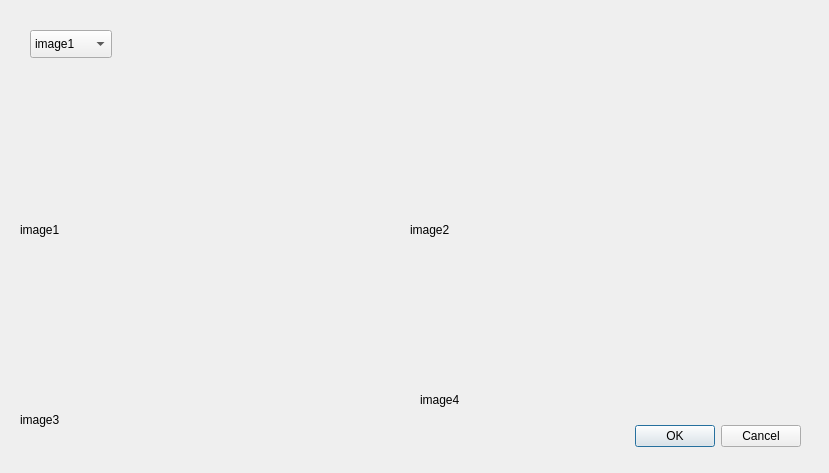
<?xml version="1.0" encoding="UTF-8"?>
<ui version="4.0">
 <class>Dialog2</class>
 <widget class="QDialog" name="Dialog2">
  <property name="geometry">
   <rect>
    <x>0</x>
    <y>0</y>
    <width>829</width>
    <height>473</height>
   </rect>
  </property>
  <property name="windowTitle">
   <string>Dialog</string>
  </property>
  <widget class="QDialogButtonBox" name="buttonBox">
   <property name="geometry">
    <rect>
     <x>460</x>
     <y>420</y>
     <width>341</width>
     <height>32</height>
    </rect>
   </property>
   <property name="orientation">
    <enum>Qt::Horizontal</enum>
   </property>
   <property name="standardButtons">
    <set>QDialogButtonBox::Cancel|QDialogButtonBox::Ok</set>
   </property>
  </widget>
  <widget class="QComboBox" name="comboBox">
   <property name="geometry">
    <rect>
     <x>30</x>
     <y>30</y>
     <width>82</width>
     <height>28</height>
    </rect>
   </property>
   <item>
    <property name="text">
     <string>image1</string>
    </property>
   </item>
   <item>
    <property name="text">
     <string>image2</string>
    </property>
   </item>
   <item>
    <property name="text">
     <string>image3</string>
    </property>
   </item>
   <item>
    <property name="text">
     <string>image4</string>
    </property>
   </item>
  </widget>
  <widget class="QLabel" name="label">
   <property name="geometry">
    <rect>
     <x>21</x>
     <y>71</y>
     <width>391</width>
     <height>141</height>
    </rect>
   </property>
   <property name="text">
    <string/>
   </property>
  </widget>
  <widget class="QLabel" name="label_2">
   <property name="geometry">
    <rect>
     <x>419</x>
     <y>71</y>
     <width>391</width>
     <height>141</height>
    </rect>
   </property>
   <property name="text">
    <string/>
   </property>
  </widget>
  <widget class="QLabel" name="label_4">
   <property name="geometry">
    <rect>
     <x>419</x>
     <y>244</y>
     <width>391</width>
     <height>141</height>
    </rect>
   </property>
   <property name="text">
    <string/>
   </property>
  </widget>
  <widget class="QLabel" name="label_3">
   <property name="geometry">
    <rect>
     <x>21</x>
     <y>244</y>
     <width>391</width>
     <height>141</height>
    </rect>
   </property>
   <property name="text">
    <string/>
   </property>
  </widget>
  <widget class="QLabel" name="label_8">
   <property name="geometry">
    <rect>
     <x>420</x>
     <y>390</y>
     <width>50</width>
     <height>20</height>
    </rect>
   </property>
   <property name="text">
    <string>image4</string>
   </property>
  </widget>
  <widget class="QLabel" name="label_6">
   <property name="geometry">
    <rect>
     <x>410</x>
     <y>220</y>
     <width>50</width>
     <height>20</height>
    </rect>
   </property>
   <property name="text">
    <string>image2</string>
   </property>
  </widget>
  <widget class="QLabel" name="label_5">
   <property name="geometry">
    <rect>
     <x>20</x>
     <y>220</y>
     <width>50</width>
     <height>20</height>
    </rect>
   </property>
   <property name="text">
    <string>image1</string>
   </property>
  </widget>
  <widget class="QLabel" name="label_7">
   <property name="geometry">
    <rect>
     <x>20</x>
     <y>410</y>
     <width>50</width>
     <height>20</height>
    </rect>
   </property>
   <property name="text">
    <string>image3</string>
   </property>
  </widget>
 </widget>
 <resources/>
 <connections>
  <connection>
   <sender>buttonBox</sender>
   <signal>accepted()</signal>
   <receiver>Dialog2</receiver>
   <slot>accept()</slot>
   <hints>
    <hint type="sourcelabel">
     <x>248</x>
     <y>254</y>
    </hint>
    <hint type="destinationlabel">
     <x>157</x>
     <y>274</y>
    </hint>
   </hints>
  </connection>
  <connection>
   <sender>buttonBox</sender>
   <signal>rejected()</signal>
   <receiver>Dialog2</receiver>
   <slot>reject()</slot>
   <hints>
    <hint type="sourcelabel">
     <x>316</x>
     <y>260</y>
    </hint>
    <hint type="destinationlabel">
     <x>286</x>
     <y>274</y>
    </hint>
   </hints>
  </connection>
 </connections>
</ui>
